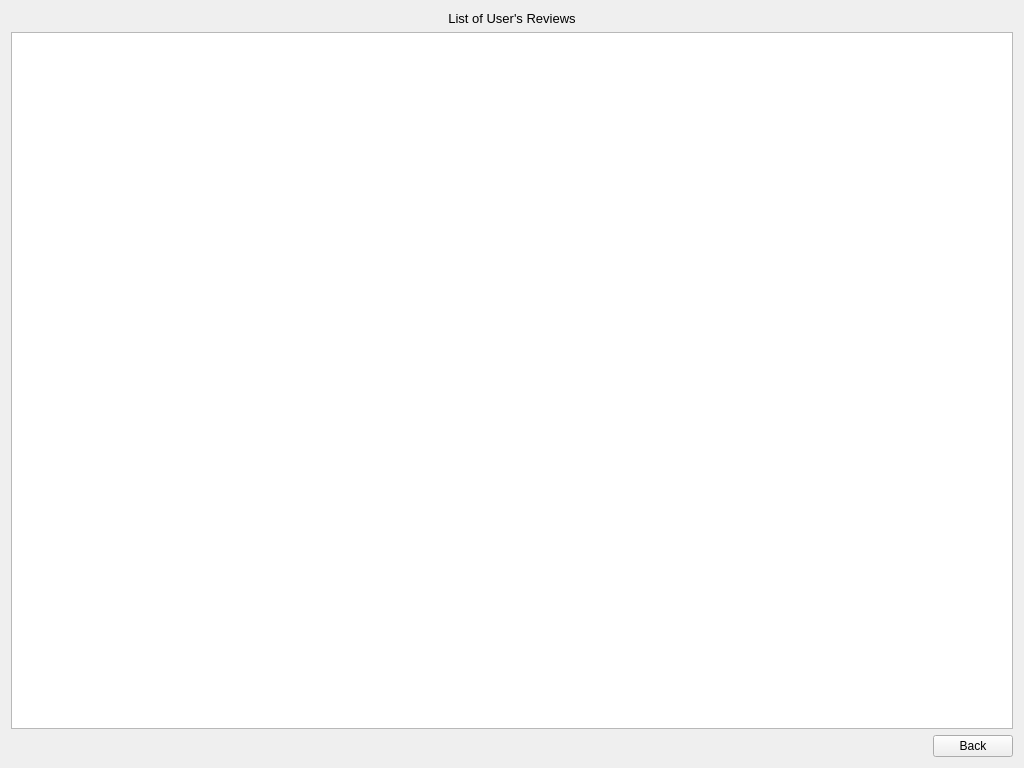
<?xml version="1.0" encoding="UTF-8"?>
<ui version="4.0">
 <class>ReviewsListView</class>
 <widget class="QWidget" name="ReviewsListView">
  <property name="geometry">
   <rect>
    <x>0</x>
    <y>0</y>
    <width>1024</width>
    <height>768</height>
   </rect>
  </property>
  <property name="minimumSize">
   <size>
    <width>1024</width>
    <height>768</height>
   </size>
  </property>
  <property name="windowTitle">
   <string>Form</string>
  </property>
  <layout class="QGridLayout" name="gridLayout">
   <item row="0" column="0">
    <widget class="QLabel" name="label">
     <property name="sizePolicy">
      <sizepolicy hsizetype="Expanding" vsizetype="Fixed">
       <horstretch>0</horstretch>
       <verstretch>0</verstretch>
      </sizepolicy>
     </property>
     <property name="font">
      <font>
       <pointsize>10</pointsize>
      </font>
     </property>
     <property name="text">
      <string>List of User's Reviews</string>
     </property>
     <property name="alignment">
      <set>Qt::AlignCenter</set>
     </property>
    </widget>
   </item>
   <item row="1" column="0">
    <widget class="QTableWidget" name="review_list">
     <property name="sizePolicy">
      <sizepolicy hsizetype="Preferred" vsizetype="Preferred">
       <horstretch>0</horstretch>
       <verstretch>0</verstretch>
      </sizepolicy>
     </property>
     <property name="editTriggers">
      <set>QAbstractItemView::NoEditTriggers</set>
     </property>
     <attribute name="horizontalHeaderStretchLastSection">
      <bool>true</bool>
     </attribute>
    </widget>
   </item>
   <item row="2" column="0">
    <widget class="QPushButton" name="backButton">
     <property name="sizePolicy">
      <sizepolicy hsizetype="Fixed" vsizetype="Fixed">
       <horstretch>0</horstretch>
       <verstretch>0</verstretch>
      </sizepolicy>
     </property>
     <property name="layoutDirection">
      <enum>Qt::RightToLeft</enum>
     </property>
     <property name="text">
      <string>Back</string>
     </property>
     <property name="default">
      <bool>false</bool>
     </property>
    </widget>
   </item>
  </layout>
 </widget>
 <resources/>
 <connections/>
</ui>
